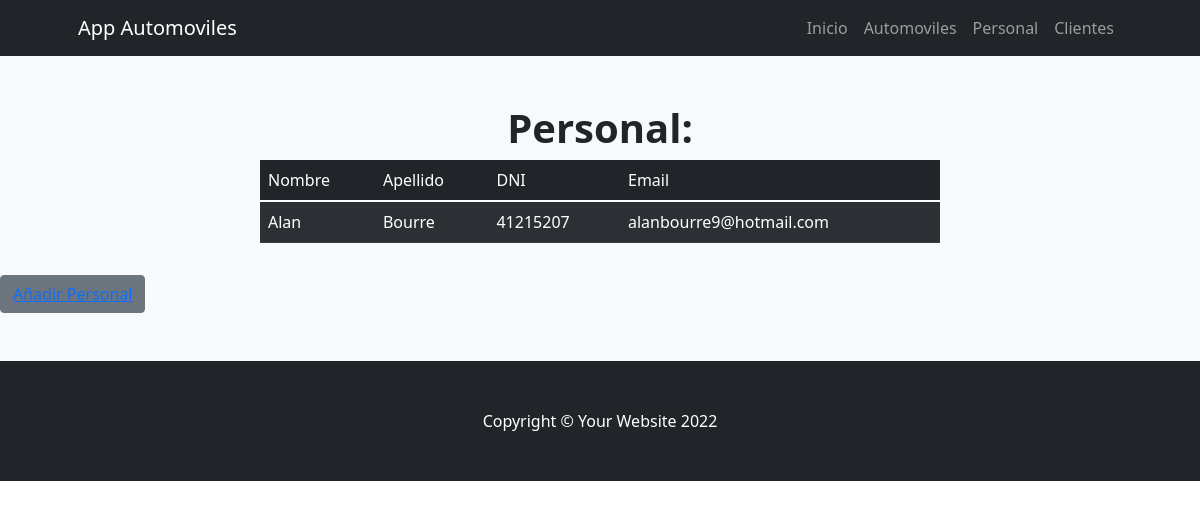
/Appautomoviles/personal/, run on an earlier commit of the app's database.
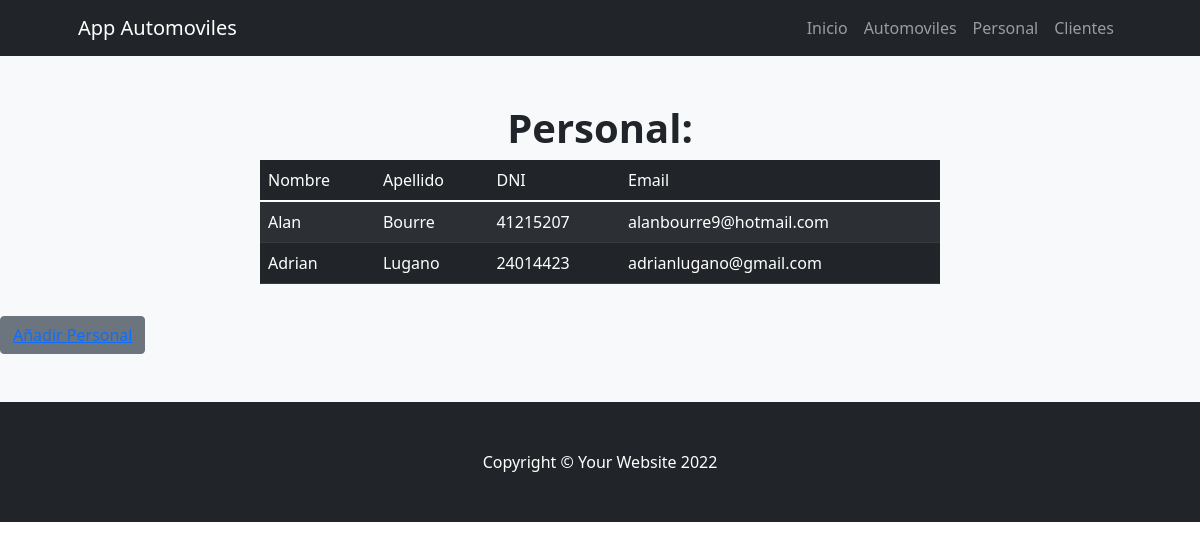
And on a later commit of the database.
### Appautomoviles/models.py (models this page shows)
class Personal(models.Model):
    nombre = models.CharField("Nombre", max_length=30)
    apellido = models.CharField("Apellido", max_length=30)
    dni = models.CharField("DNI", max_length=8)
    email = models.EmailField(blank=True, null=True)
    class Meta:
        verbose_name_plural = "Personal"

### Appautomoviles/views.py (the view)
# urls.py: path("personal/", views.personal, name="personal"),
def personal(request):
    personal = Personal.objects.all()
    return render(request, "Appautomoviles/personal.html", {"personal": personal})

### Appautomoviles/templates/Appautomoviles/personal.html (shortened to what this page needs)
{% extends "Appautomoviles/base.html" %}
{% load static %}
{% block contenidoPagina %}
<section class="bg-light py-5">
    <div class="container px-5">
        <div class="row gx-5 justify-content-center">
            <div class="col-lg-8">
                <h1 class="text-center"><b>Personal:</b></h1>
                    <table class="table table-dark table-striped">
                        <thead>
                            <td>Nombre</td>
                            <td>Apellido</td>
                            <td>DNI</td>
                            <td>Email</td>
                        </thead>
                        {% for persona in personal %}
                        <tr>
                            <td> {{persona.nombre}} </td>
                            <td> {{persona.apellido}} </td>
                            <td> {{persona.dni}} </td>
                            <td> {{persona.email}} </td>
                        </tr>
                        {% endfor %}
                    </table>
            </div>
        </div>
    </div>
    <button class=" mt-3 btn btn-secondary ms-7"><a href="{%url 'formulario_personal'%}">Añadir Personal</a></button>
</section>
{% endblock %}

What changed in the data, as far as the page shows it:
added Personal: nombre "Adrian", apellido "Lugano", dni "24014423", email "adrianlugano@gmail.com"
